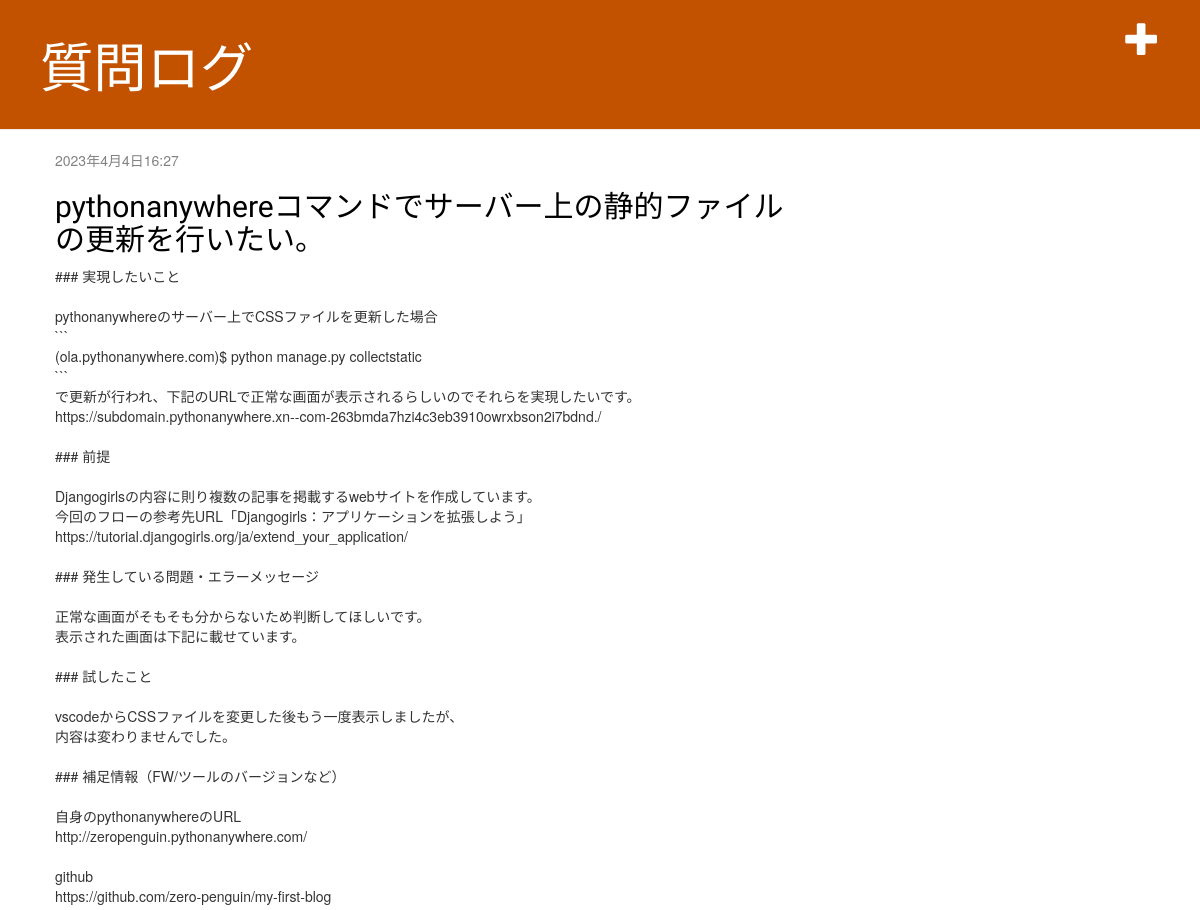
The app's page / (upper part), older data.
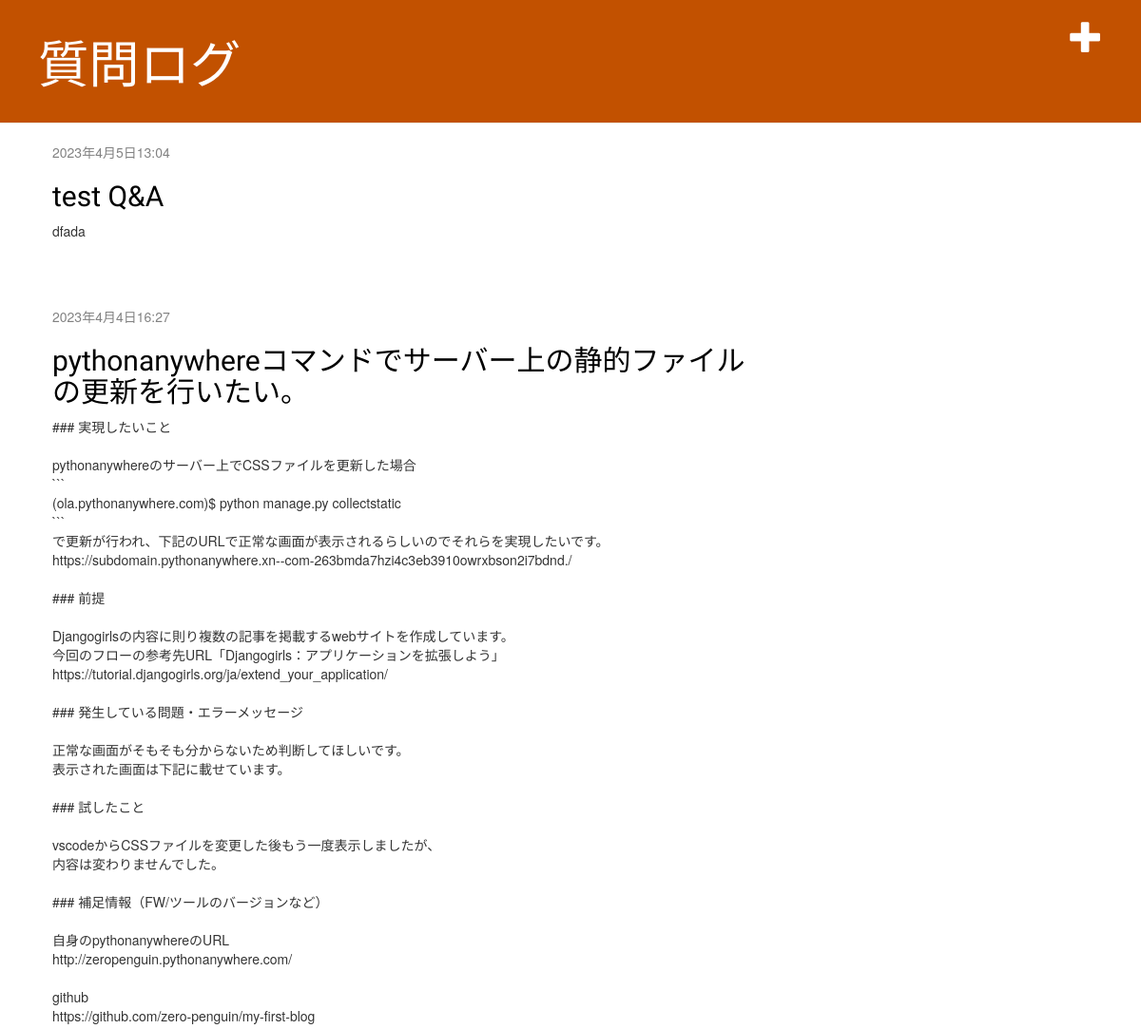
The same page, newer data.
### blog/models.py (models this page shows, shortened)
class Post(models.Model):
    author = models.ForeignKey(settings.AUTH_USER_MODEL, on_delete=models.CASCADE)
    title = models.CharField(max_length=200)
    text = models.TextField()
    created_date = models.DateTimeField(default=timezone.now)
    published_date = models.DateTimeField(blank=True, null=True)

### blog/views.py (the view)
# urls.py: path("", views.post_list, name="post_list"),
def post_list(request):
    posts = Post.objects.filter(published_date__lte=timezone.now()).order_by('-published_date')
    return render(request, 'blog/post_list.html', {'posts': posts})

### blog/templates/blog/post_list.html
{% extends 'blog/base.html' %}
{% block content %}
    {% for post in posts %}
        <div class="post">
            <div class="date">
                {{ post.published_date }}
            </div>
            <h2><a href="{% url 'post_detail' pk=post.pk %}">{{ post.title }}</a></h2>
            <p>{{ post.text|linebreaksbr }}</p>
        </div>
    {% endfor %}
{% endblock %}

Row changes from the older to the newer data that the page shows:
added Post: published_date "2023年4月5日13:04", title "test Q&A", text "dfada"
